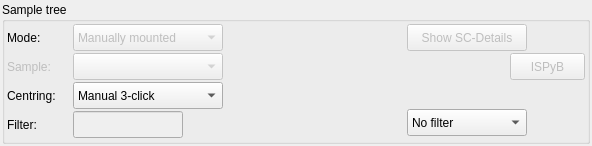
<?xml version="1.0" encoding="UTF-8"?>
<ui version="4.0">
 <class>SampleChangerWidgetLayout</class>
 <widget class="QWidget" name="SampleChangerWidgetLayout">
  <property name="geometry">
   <rect>
    <x>0</x>
    <y>0</y>
    <width>592</width>
    <height>146</height>
   </rect>
  </property>
  <property name="sizePolicy">
   <sizepolicy hsizetype="Expanding" vsizetype="Minimum">
    <horstretch>0</horstretch>
    <verstretch>0</verstretch>
   </sizepolicy>
  </property>
  <property name="maximumSize">
   <size>
    <width>32767</width>
    <height>32767</height>
   </size>
  </property>
  <property name="windowTitle">
   <string>Acquisition widget</string>
  </property>
  <layout class="QHBoxLayout" name="horizontalLayout_2">
   <property name="spacing">
    <number>0</number>
   </property>
   <property name="margin">
    <number>2</number>
   </property>
   <item>
    <widget class="QGroupBox" name="groupBox">
     <property name="sizePolicy">
      <sizepolicy hsizetype="Preferred" vsizetype="Minimum">
       <horstretch>0</horstretch>
       <verstretch>0</verstretch>
      </sizepolicy>
     </property>
     <property name="title">
      <string>Sample tree</string>
     </property>
     <layout class="QHBoxLayout" name="horizontalLayout_3">
      <property name="spacing">
       <number>0</number>
      </property>
      <property name="sizeConstraint">
       <enum>QLayout::SetMinimumSize</enum>
      </property>
      <property name="margin">
       <number>2</number>
      </property>
      <item>
       <layout class="QHBoxLayout" name="horizontalLayout">
        <item>
         <layout class="QVBoxLayout" name="verticalLayout_2">
          <property name="spacing">
           <number>2</number>
          </property>
          <property name="sizeConstraint">
           <enum>QLayout::SetMinimumSize</enum>
          </property>
          <item>
           <widget class="QLabel" name="label_2">
            <property name="sizePolicy">
             <sizepolicy hsizetype="Fixed" vsizetype="Preferred">
              <horstretch>0</horstretch>
              <verstretch>0</verstretch>
             </sizepolicy>
            </property>
            <property name="minimumSize">
             <size>
              <width>60</width>
              <height>27</height>
             </size>
            </property>
            <property name="maximumSize">
             <size>
              <width>60</width>
              <height>27</height>
             </size>
            </property>
            <property name="text">
             <string>Mode:</string>
            </property>
           </widget>
          </item>
          <item>
           <widget class="QLabel" name="sample_label">
            <property name="enabled">
             <bool>false</bool>
            </property>
            <property name="minimumSize">
             <size>
              <width>60</width>
              <height>27</height>
             </size>
            </property>
            <property name="maximumSize">
             <size>
              <width>60</width>
              <height>27</height>
             </size>
            </property>
            <property name="text">
             <string>Sample:</string>
            </property>
           </widget>
          </item>
          <item>
           <widget class="QLabel" name="label_3">
            <property name="sizePolicy">
             <sizepolicy hsizetype="Fixed" vsizetype="Preferred">
              <horstretch>0</horstretch>
              <verstretch>0</verstretch>
             </sizepolicy>
            </property>
            <property name="minimumSize">
             <size>
              <width>60</width>
              <height>27</height>
             </size>
            </property>
            <property name="maximumSize">
             <size>
              <width>60</width>
              <height>27</height>
             </size>
            </property>
            <property name="text">
             <string>Centring:</string>
            </property>
           </widget>
          </item>
          <item>
           <widget class="QLabel" name="filter_label">
            <property name="minimumSize">
             <size>
              <width>60</width>
              <height>27</height>
             </size>
            </property>
            <property name="maximumSize">
             <size>
              <width>60</width>
              <height>27</height>
             </size>
            </property>
            <property name="text">
             <string>Filter:</string>
            </property>
           </widget>
          </item>
         </layout>
        </item>
        <item>
         <layout class="QVBoxLayout" name="verticalLayout_3">
          <property name="spacing">
           <number>2</number>
          </property>
          <property name="sizeConstraint">
           <enum>QLayout::SetMinimumSize</enum>
          </property>
          <item>
           <widget class="QComboBox" name="filter_cbox">
            <property name="enabled">
             <bool>false</bool>
            </property>
            <property name="minimumSize">
             <size>
              <width>150</width>
              <height>27</height>
             </size>
            </property>
            <property name="maximumSize">
             <size>
              <width>150</width>
              <height>27</height>
             </size>
            </property>
            <item>
             <property name="text">
              <string>Manually mounted</string>
             </property>
            </item>
            <item>
             <property name="text">
              <string>Sample changer</string>
             </property>
            </item>
            <item>
             <property name="text">
              <string>Plate</string>
             </property>
            </item>
            <item>
             <property name="text">
              <string>Mounted sample</string>
             </property>
            </item>
           </widget>
          </item>
          <item>
           <widget class="QComboBox" name="sample_combo">
            <property name="enabled">
             <bool>false</bool>
            </property>
            <property name="minimumSize">
             <size>
              <width>150</width>
              <height>27</height>
             </size>
            </property>
            <property name="maximumSize">
             <size>
              <width>150</width>
              <height>27</height>
             </size>
            </property>
           </widget>
          </item>
          <item>
           <widget class="QComboBox" name="centring_cbox">
            <property name="minimumSize">
             <size>
              <width>150</width>
              <height>27</height>
             </size>
            </property>
            <property name="maximumSize">
             <size>
              <width>110</width>
              <height>27</height>
             </size>
            </property>
            <property name="toolTip">
             <string>&lt;B&gt;Manual&lt;/B&gt; 3-Click centring &lt;BR&gt; &lt;B&gt;Semi Automatic&lt;/B&gt; - Gives the possibility to confirm centring &lt;BR&gt; &lt;B&gt;Fully Automatic&lt;/B&gt; - Continues without waiting for confirmation</string>
            </property>
            <property name="currentIndex">
             <number>0</number>
            </property>
            <item>
             <property name="text">
              <string>Manual 3-click</string>
             </property>
            </item>
            <item>
             <property name="text">
              <string>Optical semi automatic </string>
             </property>
            </item>
            <item>
             <property name="text">
              <string>Optical fully automatic</string>
             </property>
            </item>
            <item>
             <property name="text">
              <string>Automatic X-ray</string>
             </property>
            </item>
           </widget>
          </item>
          <item>
           <widget class="QLineEdit" name="filter_ledit">
            <property name="enabled">
             <bool>false</bool>
            </property>
            <property name="minimumSize">
             <size>
              <width>110</width>
              <height>0</height>
             </size>
            </property>
            <property name="maximumSize">
             <size>
              <width>110</width>
              <height>27</height>
             </size>
            </property>
           </widget>
          </item>
         </layout>
        </item>
        <item>
         <spacer name="horizontalSpacer">
          <property name="orientation">
           <enum>Qt::Horizontal</enum>
          </property>
          <property name="sizeHint" stdset="0">
           <size>
            <width>40</width>
            <height>20</height>
           </size>
          </property>
         </spacer>
        </item>
        <item>
         <layout class="QVBoxLayout" name="verticalLayout">
          <property name="spacing">
           <number>2</number>
          </property>
          <property name="sizeConstraint">
           <enum>QLayout::SetMinimumSize</enum>
          </property>
          <item>
           <widget class="QPushButton" name="details_button">
            <property name="enabled">
             <bool>false</bool>
            </property>
            <property name="sizePolicy">
             <sizepolicy hsizetype="Fixed" vsizetype="Fixed">
              <horstretch>0</horstretch>
              <verstretch>0</verstretch>
             </sizepolicy>
            </property>
            <property name="minimumSize">
             <size>
              <width>120</width>
              <height>27</height>
             </size>
            </property>
            <property name="maximumSize">
             <size>
              <width>120</width>
              <height>27</height>
             </size>
            </property>
            <property name="text">
             <string>Show SC-Details</string>
            </property>
           </widget>
          </item>
          <item>
           <layout class="QHBoxLayout" name="horizontalLayout_4">
            <property name="leftMargin">
             <number>0</number>
            </property>
            <property name="topMargin">
             <number>0</number>
            </property>
            <item>
             <spacer name="horizontalSpacer_2">
              <property name="orientation">
               <enum>Qt::Horizontal</enum>
              </property>
              <property name="sizeType">
               <enum>QSizePolicy::MinimumExpanding</enum>
              </property>
              <property name="sizeHint" stdset="0">
               <size>
                <width>40</width>
                <height>20</height>
               </size>
              </property>
             </spacer>
            </item>
            <item>
             <widget class="QPushButton" name="synch_ispyb_button">
              <property name="enabled">
               <bool>false</bool>
              </property>
              <property name="sizePolicy">
               <sizepolicy hsizetype="Minimum" vsizetype="Fixed">
                <horstretch>0</horstretch>
                <verstretch>0</verstretch>
               </sizepolicy>
              </property>
              <property name="minimumSize">
               <size>
                <width>75</width>
                <height>27</height>
               </size>
              </property>
              <property name="maximumSize">
               <size>
                <width>75</width>
                <height>27</height>
               </size>
              </property>
              <property name="text">
               <string>ISPyB</string>
              </property>
              <property name="icon">
               <iconset>
                <normaloff>../../../BlissFramework/Icons/Refresh2.png</normaloff>../../../BlissFramework/Icons/Refresh2.png</iconset>
              </property>
             </widget>
            </item>
           </layout>
          </item>
          <item>
           <spacer name="verticalSpacer">
            <property name="orientation">
             <enum>Qt::Vertical</enum>
            </property>
            <property name="sizeType">
             <enum>QSizePolicy::Fixed</enum>
            </property>
            <property name="sizeHint" stdset="0">
             <size>
              <width>20</width>
              <height>27</height>
             </size>
            </property>
           </spacer>
          </item>
          <item>
           <widget class="QComboBox" name="filter_combo">
            <property name="minimumSize">
             <size>
              <width>120</width>
              <height>27</height>
             </size>
            </property>
            <property name="maximumSize">
             <size>
              <width>100</width>
              <height>27</height>
             </size>
            </property>
            <item>
             <property name="text">
              <string>No filter</string>
             </property>
            </item>
            <item>
             <property name="text">
              <string>Star</string>
             </property>
            </item>
            <item>
             <property name="text">
              <string>Sample name</string>
             </property>
            </item>
            <item>
             <property name="text">
              <string>Protein name</string>
             </property>
            </item>
            <item>
             <property name="text">
              <string>Basket index</string>
             </property>
            </item>
            <item>
             <property name="text">
              <string>Executed</string>
             </property>
            </item>
            <item>
             <property name="text">
              <string>Not executed</string>
             </property>
            </item>
            <item>
             <property name="text">
              <string>OSC</string>
             </property>
            </item>
            <item>
             <property name="text">
              <string>Helical</string>
             </property>
            </item>
            <item>
             <property name="text">
              <string>Charaterisation</string>
             </property>
            </item>
            <item>
             <property name="text">
              <string>Energy Scan</string>
             </property>
            </item>
            <item>
             <property name="text">
              <string>XRF Spectrum</string>
             </property>
            </item>
            <item>
             <property name="text">
              <string>Advanced</string>
             </property>
            </item>
           </widget>
          </item>
         </layout>
        </item>
       </layout>
      </item>
     </layout>
    </widget>
   </item>
  </layout>
 </widget>
 <layoutdefault spacing="6" margin="11"/>
 <pixmapfunction>qPixmapFromMimeSource</pixmapfunction>
 <resources/>
 <connections/>
</ui>
